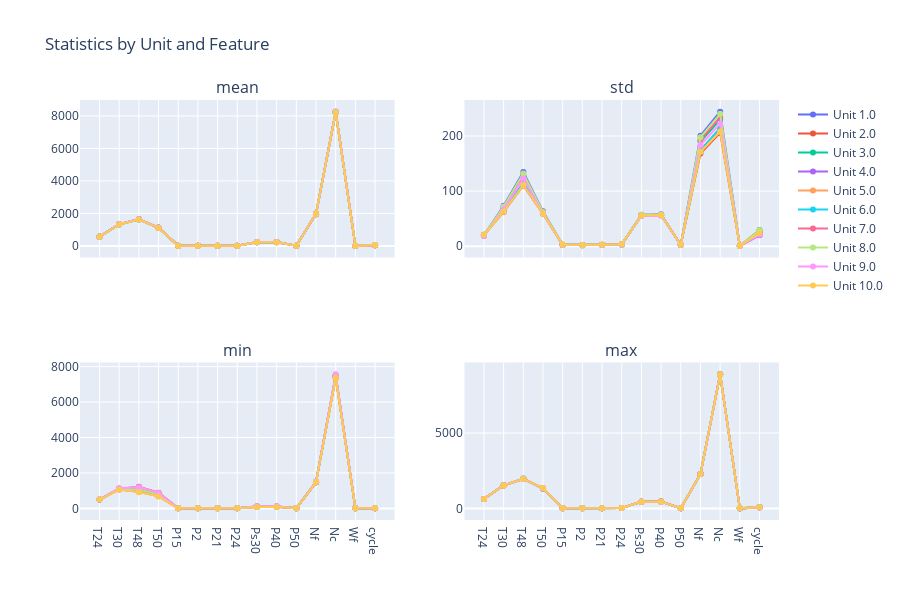

The notebook cell saved with this chart:
### Code cell
grouped_desc = df_Xs.groupby('unit').describe()
# Extract different statistics
stats_to_plot = ['mean', 'std', 'min', 'max']
fig = make_subplots(rows=2, cols=2, 
                    subplot_titles=stats_to_plot,
                    shared_xaxes=True)

for i, stat in enumerate(stats_to_plot):
    row = i // 2 + 1
    col = i % 2 + 1
    
    stat_data = grouped_desc.xs(stat, level=1, axis=1).reset_index()
    melted = stat_data.melt(id_vars=['unit'], var_name='feature', value_name='value')
    
    for unit in melted['unit'].unique():
        unit_data = melted[melted['unit'] == unit]
        fig.add_trace(
            go.Scatter(x=unit_data['feature'], y=unit_data['value'], 
                      mode='lines+markers', name=f'Unit {unit}',
                      showlegend=(i == 0)),
            row=row, col=col
        )

fig.update_layout(height=600, title_text="Statistics by Unit and Feature")
fig.show()

### Figure 1 — Plotly figure (JSON) as saved in the notebook; plotly's stock layout.template omitted (floating-point values rounded to 4 significant figures)
{"data": [{"mode": "lines+markers", "name": "Unit 1.0", "showlegend": true, "type": "scatter", "x": ["T24", "T30", "T48", "T50", "P15", "P2", "P21", "P24", "Ps30", "P40", "P50", "Nf", "Nc", "Wf", "cycle"], "xaxis": "x", "y": [571.8, 1335.0, 1636.0, 1130.0, 13.24, 10.38, 13.45, 16.29, 242.1, 246.5, 10.37, 1950.0, 8255.0, 2.59, 44.06], "yaxis": "y"}, {"mode": "lines+markers", "name": "Unit 2.0", "showlegend": true, "type": "scatter", "x": ["T24", "T30", "T48", "T50", "P15", "P2", "P21", "P24", "Ps30", "P40", "P50", "Nf", "Nc", "Wf", "cycle"], "xaxis": "x", "y": [563.8, 1325.0, 1634.0, 1110.0, 11.74, 9.068, 11.92, 14.62, 220.8, 224.7, 8.963, 1994.0, 8226.0, 2.365, 36.86], "yaxis": "y"}, {"mode": "lines+markers", "name": "Unit 3.0", "showlegend": true, "type": "scatter", "x": ["T24", "T30", "T48", "T50", "P15", "P2", "P21", "P24", "Ps30", "P40", "P50", "Nf", "Nc", "Wf", "cycle"], "xaxis": "x", "y": [572.0, 1335.0, 1635.0, 1129.0, 13.3, 10.41, 13.5, 16.36, 242.9, 247.2, 10.42, 1952.0, 8255.0, 2.593, 51.28], "yaxis": "y"}, {"mode": "lines+markers", "name": "Unit 4.0", "showlegend": true, "type": "scatter", "x": ["T24", "T30", "T48", "T50", "P15", "P2", "P21", "P24", "Ps30", "P40", "P50", "Nf", "Nc", "Wf", "cycle"], "xaxis": "x", "y": [562.9, 1321.0, 1625.0, 1108.0, 11.81, 9.156, 11.99, 14.66, 220.0, 223.9, 9.067, 1978.0, 8211.0, 2.346, 35.12], "yaxis": "y"}, {"mode": "lines+markers", "name": "Unit 5.0", "showlegend": true, "type": "scatter", "x": ["T24", "T30", "T48", "T50", "P15", "P2", "P21", "P24", "Ps30", "P40", "P50", "Nf", "Nc", "Wf", "cycle"], "xaxis": "x", "y": [563.1, 1323.0, 1629.0, 1108.0, 11.72, 9.072, 11.9, 14.58, 219.3, 223.2, 8.967, 1988.0, 8217.0, 2.344, 50.1], "yaxis": "y"}, {"mode": "lines+markers", "name": "Unit 6.0", "showlegend": true, "type": "scatter", "x": ["T24", "T30", "T48", "T50", "P15", "P2", "P21", "P24", "Ps30", "P40", "P50", "Nf", "Nc", "Wf", "cycle"], "xaxis": "x", "y": [563.2, 1324.0, 1631.0, 1113.0, 11.82, 9.2, 12.0, 14.65, 221.1, 225.0, 9.127, 1977.0, 8221.0, 2.367, 42.32], "yaxis": "y"}, {"mode": "lines+markers", "name": "Unit 7.0", "showlegend": true, "type": "scatter", "x": ["T24", "T30", "T48", "T50", "P15", "P2", "P21", "P24", "Ps30", "P40", "P50", "Nf", "Nc", "Wf", "cycle"], "xaxis": "x", "y": [571.3, 1336.0, 1638.0, 1129.0, 13.14, 10.27, 13.34, 16.17, 241.3, 245.6, 10.27, 1955.0, 8257.0, 2.584, 43.95], "yaxis": "y"}, {"mode": "lines+markers", "name": "Unit 8.0", "showlegend": true, "type": "scatter", "x": ["T24", "T30", "T48", "T50", "P15", "P2", "P21", "P24", "Ps30", "P40", "P50", "Nf", "Nc", "Wf", "cycle"], "xaxis": "x", "y": [571.3, 1333.0, 1631.0, 1126.0, 13.17, 10.31, 13.37, 16.22, 240.1, 244.4, 10.29, 1952.0, 8246.0, 2.561, 49.61], "yaxis": "y"}, {"mode": "lines+markers", "name": "Unit 9.0", "showlegend": true, "type": "scatter", "x": ["T24", "T30", "T48", "T50", "P15", "P2", "P21", "P24", "Ps30", "P40", "P50", "Nf", "Nc", "Wf", "cycle"], "xaxis": "x", "y": [572.1, 1337.0, 1639.0, 1130.0, 13.24, 10.38, 13.44, 16.29, 242.5, 246.8, 10.36, 1956.0, 8261.0, 2.593, 37.05], "yaxis": "y"}, {"mode": "lines+markers", "name": "Unit 10.0", "showlegend": true, "type": "scatter", "x": ["T24", "T30", "T48", "T50", "P15", "P2", "P21", "P24", "Ps30", "P40", "P50", "Nf", "Nc", "Wf", "cycle"], "xaxis": "x", "y": [562.3, 1320.0, 1625.0, 1106.0, 11.68, 9.047, 11.86, 14.51, 217.9, 221.8, 8.938, 1983.0, 8208.0, 2.323, 43.77], "yaxis": "y"}, {"mode": "lines+markers", "name": "Unit 1.0", "showlegend": false, "type": "scatter", "x": ["T24", "T30", "T48", "T50", "P15", "P2", "P21", "P24", "Ps30", "P40", "P50", "Nf", "Nc", "Wf", "cycle"], "xaxis": "x2", "y": [19.92, 73.3, 134.7, 63.3, 2.482, 2.067, 2.52, 3.026, 57.36, 58.09, 2.428, 200.5, 244.2, 0.79, 25.32], "yaxis": "y2"}, {"mode": "lines+markers", "name": "Unit 2.0", "showlegend": false, "type": "scatter", "x": ["T24", "T30", "T48", "T50", "P15", "P2", "P21", "P24", "Ps30", "P40", "P50", "Nf", "Nc", "Wf", "cycle"], "xaxis": "x2", "y": [20.44, 62.2, 110.3, 59.19, 2.907, 2.451, 2.952, 3.438, 55.72, 56.58, 2.771, 168.1, 205.8, 0.7146, 20.78], "yaxis": "y2"}, {"mode": "lines+markers", "name": "Unit 3.0", "showlegend": false, "type": "scatter", "x": ["T24", "T30", "T48", "T50", "P15", "P2", "P21", "P24", "Ps30", "P40", "P50", "Nf", "Nc", "Wf", "cycle"], "xaxis": "x2", "y": [19.15, 68.99, 126.5, 59.82, 2.437, 2.028, 2.474, 2.969, 55.51, 56.22, 2.389, 189.9, 229.5, 0.7623, 29.33], "yaxis": "y2"}, {"mode": "lines+markers", "name": "Unit 4.0", "showlegend": false, "type": "scatter", "x": ["T24", "T30", "T48", "T50", "P15", "P2", "P21", "P24", "Ps30", "P40", "P50", "Nf", "Nc", "Wf", "cycle"], "xaxis": "x2", "y": [21.0, 64.51, 114.2, 60.56, 2.907, 2.445, 2.952, 3.447, 56.37, 57.23, 2.779, 174.1, 213.8, 0.7253, 19.93], "yaxis": "y2"}, {"mode": "lines+markers", "name": "Unit 5.0", "showlegend": false, "type": "scatter", "x": ["T24", "T30", "T48", "T50", "P15", "P2", "P21", "P24", "Ps30", "P40", "P50", "Nf", "Nc", "Wf", "cycle"], "xaxis": "x2", "y": [20.79, 63.49, 112.6, 59.59, 2.909, 2.451, 2.953, 3.443, 55.94, 56.8, 2.775, 173.4, 210.6, 0.7169, 29.09], "yaxis": "y2"}, {"mode": "lines+markers", "name": "Unit 6.0", "showlegend": false, "type": "scatter", "x": ["T24", "T30", "T48", "T50", "P15", "P2", "P21", "P24", "Ps30", "P40", "P50", "Nf", "Nc", "Wf", "cycle"], "xaxis": "x2", "y": [21.03, 64.77, 114.9, 60.6, 2.874, 2.405, 2.918, 3.412, 56.19, 57.04, 2.733, 173.2, 214.5, 0.7271, 24.0], "yaxis": "y2"}, {"mode": "lines+markers", "name": "Unit 7.0", "showlegend": false, "type": "scatter", "x": ["T24", "T30", "T48", "T50", "P15", "P2", "P21", "P24", "Ps30", "P40", "P50", "Nf", "Nc", "Wf", "cycle"], "xaxis": "x2", "y": [19.42, 70.4, 129.3, 61.43, 2.474, 2.063, 2.512, 3.005, 56.2, 56.92, 2.424, 192.7, 234.1, 0.7726, 24.94], "yaxis": "y2"}, {"mode": "lines+markers", "name": "Unit 8.0", "showlegend": false, "type": "scatter", "x": ["T24", "T30", "T48", "T50", "P15", "P2", "P21", "P24", "Ps30", "P40", "P50", "Nf", "Nc", "Wf", "cycle"], "xaxis": "x2", "y": [19.96, 72.08, 131.9, 62.01, 2.495, 2.073, 2.533, 3.049, 57.0, 57.74, 2.418, 197.7, 240.2, 0.7797, 28.63], "yaxis": "y2"}, {"mode": "lines+markers", "name": "Unit 9.0", "showlegend": false, "type": "scatter", "x": ["T24", "T30", "T48", "T50", "P15", "P2", "P21", "P24", "Ps30", "P40", "P50", "Nf", "Nc", "Wf", "cycle"], "xaxis": "x2", "y": [18.79, 67.1, 123.1, 59.64, 2.466, 2.064, 2.503, 2.977, 54.82, 55.53, 2.421, 183.4, 222.8, 0.7507, 20.71], "yaxis": "y2"}, {"mode": "lines+markers", "name": "Unit 10.0", "showlegend": false, "type": "scatter", "x": ["T24", "T30", "T48", "T50", "P15", "P2", "P21", "P24", "Ps30", "P40", "P50", "Nf", "Nc", "Wf", "cycle"], "xaxis": "x2", "y": [20.86, 62.77, 111.0, 59.4, 2.932, 2.473, 2.977, 3.467, 55.95, 56.82, 2.785, 170.9, 208.1, 0.7145, 24.21], "yaxis": "y2"}, {"mode": "lines+markers", "name": "Unit 1.0", "showlegend": false, "type": "scatter", "x": ["T24", "T30", "T48", "T50", "P15", "P2", "P21", "P24", "Ps30", "P40", "P50", "Nf", "Nc", "Wf", "cycle"], "xaxis": "x3", "y": [500.4, 1104.0, 1085.0, 784.4, 8.101, 6.096, 8.216, 9.23, 101.4, 104.0, 5.827, 1481.0, 7465.0, 0.5911, 1.0], "yaxis": "y3"}, {"mode": "lines+markers", "name": "Unit 2.0", "showlegend": false, "type": "scatter", "x": ["T24", "T30", "T48", "T50", "P15", "P2", "P21", "P24", "Ps30", "P40", "P50", "Nf", "Nc", "Wf", "cycle"], "xaxis": "x3", "y": [502.1, 1090.0, 1218.0, 885.0, 6.911, 5.06, 7.026, 8.544, 92.43, 94.43, 4.768, 1490.0, 7418.0, 0.7368, 1.0], "yaxis": "y3"}, {"mode": "lines+markers", "name": "Unit 3.0", "showlegend": false, "type": "scatter", "x": ["T24", "T30", "T48", "T50", "P15", "P2", "P21", "P24", "Ps30", "P40", "P50", "Nf", "Nc", "Wf", "cycle"], "xaxis": "x3", "y": [500.8, 1102.0, 1085.0, 783.2, 8.014, 5.836, 8.139, 9.272, 101.4, 103.8, 5.663, 1480.0, 7475.0, 0.5897, 1.0], "yaxis": "y3"}, {"mode": "lines+markers", "name": "Unit 4.0", "showlegend": false, "type": "scatter", "x": ["T24", "T30", "T48", "T50", "P15", "P2", "P21", "P24", "Ps30", "P40", "P50", "Nf", "Nc", "Wf", "cycle"], "xaxis": "x3", "y": [502.9, 1071.0, 951.1, 696.8, 6.677, 5.274, 6.781, 8.154, 82.09, 85.68, 4.626, 1472.0, 7399.0, 0.3399, 1.0], "yaxis": "y3"}, {"mode": "lines+markers", "name": "Unit 5.0", "showlegend": false, "type": "scatter", "x": ["T24", "T30", "T48", "T50", "P15", "P2", "P21", "P24", "Ps30", "P40", "P50", "Nf", "Nc", "Wf", "cycle"], "xaxis": "x3", "y": [483.4, 1061.0, 921.2, 682.2, 5.816, 4.372, 5.91, 6.815, 77.76, 79.48, 4.098, 1470.0, 7341.0, 0.2944, 1.0], "yaxis": "y3"}, {"mode": "lines+markers", "name": "Unit 6.0", "showlegend": false, "type": "scatter", "x": ["T24", "T30", "T48", "T50", "P15", "P2", "P21", "P24", "Ps30", "P40", "P50", "Nf", "Nc", "Wf", "cycle"], "xaxis": "x3", "y": [502.1, 1114.0, 1127.0, 819.2, 6.629, 5.059, 6.733, 8.164, 103.6, 105.8, 4.716, 1505.0, 7492.0, 0.6574, 1.0], "yaxis": "y3"}, {"mode": "lines+markers", "name": "Unit 7.0", "showlegend": false, "type": "scatter", "x": ["T24", "T30", "T48", "T50", "P15", "P2", "P21", "P24", "Ps30", "P40", "P50", "Nf", "Nc", "Wf", "cycle"], "xaxis": "x3", "y": [500.8, 1115.0, 1186.0, 870.5, 8.104, 6.097, 8.23, 9.222, 109.5, 112.0, 5.749, 1481.0, 7507.0, 0.7957, 1.0], "yaxis": "y3"}, {"mode": "lines+markers", "name": "Unit 8.0", "showlegend": false, "type": "scatter", "x": ["T24", "T30", "T48", "T50", "P15", "P2", "P21", "P24", "Ps30", "P40", "P50", "Nf", "Nc", "Wf", "cycle"], "xaxis": "x3", "y": [509.0, 1094.0, 1068.0, 777.2, 8.408, 6.101, 8.542, 9.745, 98.83, 101.0, 5.833, 1497.0, 7438.0, 0.5573, 1.0], "yaxis": "y3"}, {"mode": "lines+markers", "name": "Unit 9.0", "showlegend": false, "type": "scatter", "x": ["T24", "T30", "T48", "T50", "P15", "P2", "P21", "P24", "Ps30", "P40", "P50", "Nf", "Nc", "Wf", "cycle"], "xaxis": "x3", "y": [511.3, 1137.0, 1199.0, 872.8, 8.226, 6.398, 8.35, 9.841, 119.1, 121.7, 5.729, 1513.0, 7576.0, 0.8907, 1.0], "yaxis": "y3"}, {"mode": "lines+markers", "name": "Unit 10.0", "showlegend": false, "type": "scatter", "x": ["T24", "T30", "T48", "T50", "P15", "P2", "P21", "P24", "Ps30", "P40", "P50", "Nf", "Nc", "Wf", "cycle"], "xaxis": "x3", "y": [499.2, 1063.0, 916.7, 677.0, 6.925, 5.061, 7.024, 8.237, 78.48, 82.11, 4.762, 1468.0, 7365.0, 0.2871, 1.0], "yaxis": "y3"}, {"mode": "lines+markers", "name": "Unit 1.0", "showlegend": false, "type": "scatter", "x": ["T24", "T30", "T48", "T50", "P15", "P2", "P21", "P24", "Ps30", "P40", "P50", "Nf", "Nc", "Wf", "cycle"], "xaxis": "x4", "y": [631.6, 1526.0, 1957.0, 1321.0, 20.02, 15.6, 20.32, 25.76, 443.3, 449.9, 16.65, 2285.0, 8871.0, 5.476, 87.0], "yaxis": "y4"}, {"mode": "lines+markers", "name": "Unit 2.0", "showlegend": false, "type": "scatter", "x": ["T24", "T30", "T48", "T50", "P15", "P2", "P21", "P24", "Ps30", "P40", "P50", "Nf", "Nc", "Wf", "cycle"], "xaxis": "x4", "y": [633.5, 1533.0, 1967.0, 1326.0, 20.32, 15.68, 20.63, 26.27, 453.4, 460.4, 16.77, 2291.0, 8891.0, 5.63, 73.0], "yaxis": "y4"}, {"mode": "lines+markers", "name": "Unit 3.0", "showlegend": false, "type": "scatter", "x": ["T24", "T30", "T48", "T50", "P15", "P2", "P21", "P24", "Ps30", "P40", "P50", "Nf", "Nc", "Wf", "cycle"], "xaxis": "x4", "y": [631.6, 1530.0, 1968.0, 1328.0, 20.1, 15.59, 20.39, 25.84, 449.4, 456.1, 16.72, 2293.0, 8890.0, 5.591, 100.0], "yaxis": "y4"}, {"mode": "lines+markers", "name": "Unit 4.0", "showlegend": false, "type": "scatter", "x": ["T24", "T30", "T48", "T50", "P15", "P2", "P21", "P24", "Ps30", "P40", "P50", "Nf", "Nc", "Wf", "cycle"], "xaxis": "x4", "y": [630.5, 1526.0, 1956.0, 1321.0, 20.07, 14.73, 20.39, 25.85, 445.7, 452.5, 16.68, 2279.0, 8873.0, 5.512, 69.0], "yaxis": "y4"}, {"mode": "lines+markers", "name": "Unit 5.0", "showlegend": false, "type": "scatter", "x": ["T24", "T30", "T48", "T50", "P15", "P2", "P21", "P24", "Ps30", "P40", "P50", "Nf", "Nc", "Wf", "cycle"], "xaxis": "x4", "y": [630.1, 1526.0, 1960.0, 1352.0, 20.02, 14.76, 20.32, 25.81, 446.4, 452.8, 16.69, 2287.0, 8873.0, 5.522, 100.0], "yaxis": "y4"}, {"mode": "lines+markers", "name": "Unit 6.0", "showlegend": false, "type": "scatter", "x": ["T24", "T30", "T48", "T50", "P15", "P2", "P21", "P24", "Ps30", "P40", "P50", "Nf", "Nc", "Wf", "cycle"], "xaxis": "x4", "y": [630.6, 1535.0, 1978.0, 1339.0, 20.06, 14.72, 20.36, 25.86, 445.7, 452.6, 16.68, 2283.0, 8901.0, 5.547, 83.0], "yaxis": "y4"}, {"mode": "lines+markers", "name": "Unit 7.0", "showlegend": false, "type": "scatter", "x": ["T24", "T30", "T48", "T50", "P15", "P2", "P21", "P24", "Ps30", "P40", "P50", "Nf", "Nc", "Wf", "cycle"], "xaxis": "x4", "y": [631.3, 1533.0, 1975.0, 1334.0, 20.14, 14.78, 20.44, 25.88, 448.1, 454.8, 16.72, 2284.0, 8893.0, 5.6, 87.0], "yaxis": "y4"}, {"mode": "lines+markers", "name": "Unit 8.0", "showlegend": false, "type": "scatter", "x": ["T24", "T30", "T48", "T50", "P15", "P2", "P21", "P24", "Ps30", "P40", "P50", "Nf", "Nc", "Wf", "cycle"], "xaxis": "x4", "y": [631.4, 1526.0, 1958.0, 1321.0, 20.0, 14.78, 20.3, 25.74, 443.4, 449.9, 16.65, 2284.0, 8873.0, 5.48, 99.0], "yaxis": "y4"}, {"mode": "lines+markers", "name": "Unit 9.0", "showlegend": false, "type": "scatter", "x": ["T24", "T30", "T48", "T50", "P15", "P2", "P21", "P24", "Ps30", "P40", "P50", "Nf", "Nc", "Wf", "cycle"], "xaxis": "x4", "y": [630.2, 1530.0, 1967.0, 1340.0, 20.07, 15.6, 20.39, 25.79, 443.0, 449.8, 16.64, 2282.0, 8882.0, 5.477, 73.0], "yaxis": "y4"}, {"mode": "lines+markers", "name": "Unit 10.0", "showlegend": false, "type": "scatter", "x": ["T24", "T30", "T48", "T50", "P15", "P2", "P21", "P24", "Ps30", "P40", "P50", "Nf", "Nc", "Wf", "cycle"], "xaxis": "x4", "y": [629.6, 1526.0, 1962.0, 1355.0, 19.99, 15.7, 20.29, 25.73, 444.2, 450.8, 16.63, 2283.0, 8874.0, 5.502, 85.0], "yaxis": "y4"}], "layout": {"annotations": [{"font": {"size": 16}, "showarrow": false, "text": "mean", "x": 0.225, "xanchor": "center", "xref": "paper", "y": 1, "yanchor": "bottom", "yref": "paper"}, {"font": {"size": 16}, "showarrow": false, "text": "std", "x": 0.775, "xanchor": "center", "xref": "paper", "y": 1, "yanchor": "bottom", "yref": "paper"}, {"font": {"size": 16}, "showarrow": false, "text": "min", "x": 0.225, "xanchor": "center", "xref": "paper", "y": 0.375, "yanchor": "bottom", "yref": "paper"}, {"font": {"size": 16}, "showarrow": false, "text": "max", "x": 0.775, "xanchor": "center", "xref": "paper", "y": 0.375, "yanchor": "bottom", "yref": "paper"}], "height": 600, "title": {"text": "Statistics by Unit and Feature"}, "xaxis": {"anchor": "y", "domain": [0, 0.45], "matches": "x3", "showticklabels": false}, "xaxis2": {"anchor": "y2", "domain": [0.55, 1], "matches": "x4", "showticklabels": false}, "xaxis3": {"anchor": "y3", "domain": [0, 0.45]}, "xaxis4": {"anchor": "y4", "domain": [0.55, 1]}, "yaxis": {"anchor": "x", "domain": [0.625, 1]}, "yaxis2": {"anchor": "x2", "domain": [0.625, 1]}, "yaxis3": {"anchor": "x3", "domain": [0, 0.375]}, "yaxis4": {"anchor": "x4", "domain": [0, 0.375]}}}
